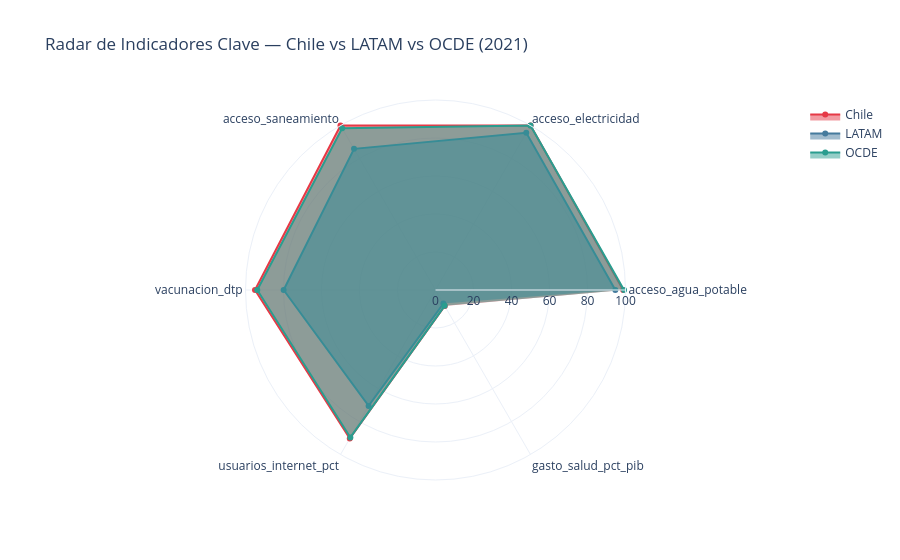

The code cell stored with this chart in its notebook:
### Code cell
indicadores_radar = [
    'acceso_agua_potable', 'acceso_electricidad', 'acceso_saneamiento',
    'vacunacion_dtp', 'usuarios_internet_pct', 'gasto_salud_pct_pib'
]

df_2021_comp = df[df['anio'] == 2021]

radar = pd.DataFrame({
    'Chile':      df_2021_comp[df_2021_comp['iso3'] == 'CHL'][indicadores_radar].mean(),
    'LATAM':      df_2021_comp[df_2021_comp['iso3'].isin(LATAM)][indicadores_radar].mean(),
    'OCDE':       df_2021_comp[df_2021_comp['iso3'].isin(OCDE)][indicadores_radar].mean(),
})

fig = go.Figure()
for col, color in [('Chile', '#E63946'), ('LATAM', '#457B9D'), ('OCDE', '#2A9D8F')]:
    fig.add_trace(go.Scatterpolar(
        r=radar[col].values,
        theta=indicadores_radar,
        fill='toself',
        name=col,
        line=dict(color=color)
    ))

fig.update_layout(
    polar=dict(radialaxis=dict(visible=True, range=[0, 100])),
    title='Radar de Indicadores Clave — Chile vs LATAM vs OCDE (2021)',
    template=TEMPLATE
)
fig.show()

### Figure 1 — Plotly figure (JSON) as saved in the notebook; plotly's stock layout.template omitted (floating-point values rounded to 4 significant figures)
{"data": [{"fill": "toself", "line": {"color": "#E63946"}, "name": "Chile", "r": [98.78, 100.0, 100.0, 95.0, 90.23, 9.725], "theta": ["acceso_agua_potable", "acceso_electricidad", "acceso_saneamiento", "vacunacion_dtp", "usuarios_internet_pct", "gasto_salud_pct_pib"], "type": "scatterpolar"}, {"fill": "toself", "line": {"color": "#457B9D"}, "name": "LATAM", "r": [94.66, 95.53, 85.78, 79.92, 70.42, 8.258], "theta": ["acceso_agua_potable", "acceso_electricidad", "acceso_saneamiento", "vacunacion_dtp", "usuarios_internet_pct", "gasto_salud_pct_pib"], "type": "scatterpolar"}, {"fill": "toself", "line": {"color": "#2A9D8F"}, "name": "OCDE", "r": [99.23, 100.0, 98.27, 93.82, 89.61, 9.644], "theta": ["acceso_agua_potable", "acceso_electricidad", "acceso_saneamiento", "vacunacion_dtp", "usuarios_internet_pct", "gasto_salud_pct_pib"], "type": "scatterpolar"}], "layout": {"polar": {"radialaxis": {"range": [0, 100], "visible": true}}, "title": {"text": "Radar de Indicadores Clave — Chile vs LATAM vs OCDE (2021)"}}}
